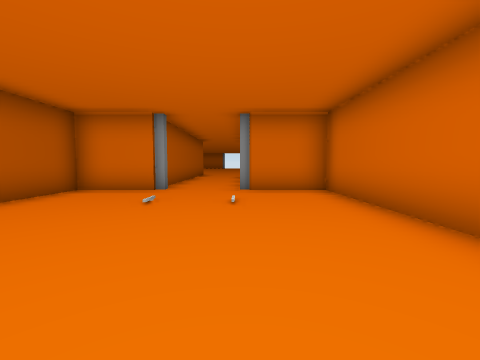
View 1 (above)

16 first-person views from a walk through a Unity game level. The camera is 1.4 m above the floor, tilts 4° down and sees 90° across. The floor is counted in squares, 2 m on a side. Each view is taken from the middle of a square. On the plan, view 1 faces up. The plan holds only what a view shows up to about 9 squares ahead; the rest is blank. The player is left out. Some surface patterns are stand-ins.

View 2
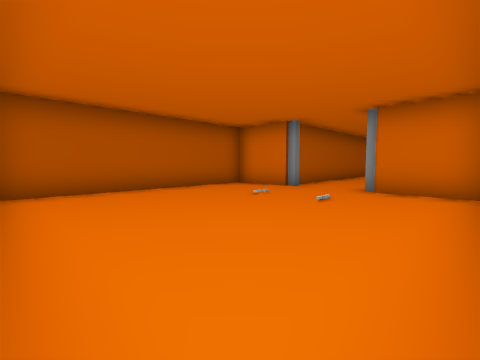

View 3
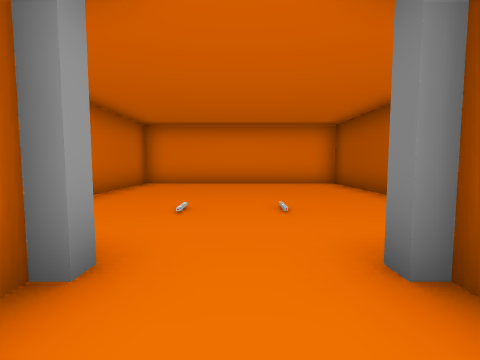

View 4
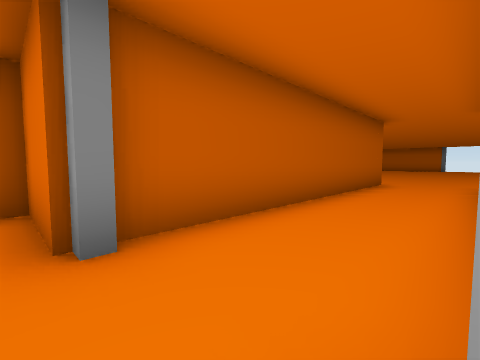

View 5
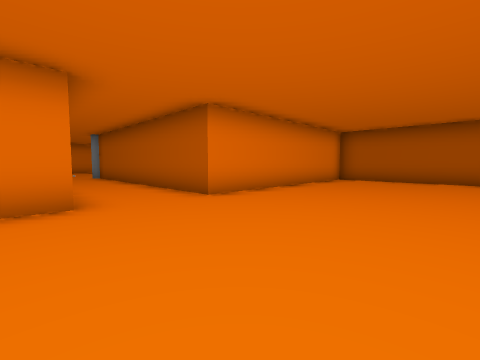

View 6
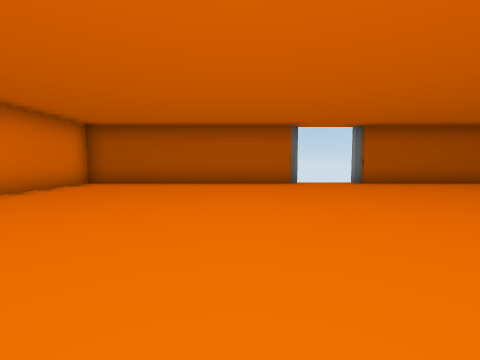

View 7
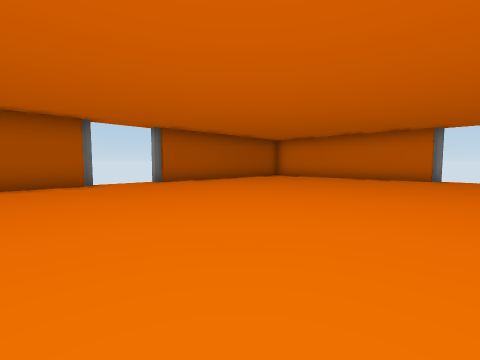

View 8
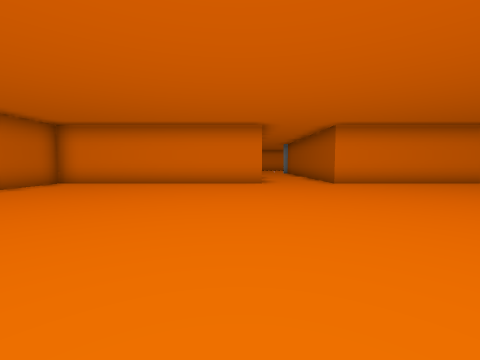

View 9
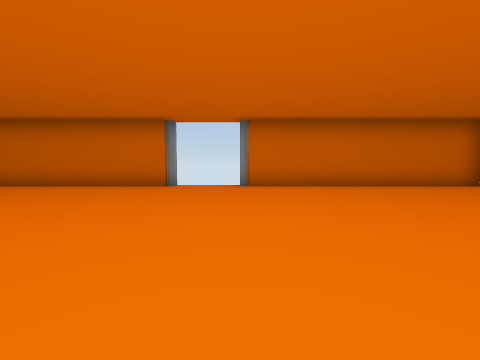

View 10
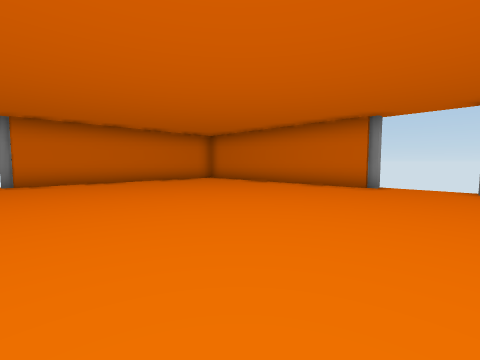

View 11
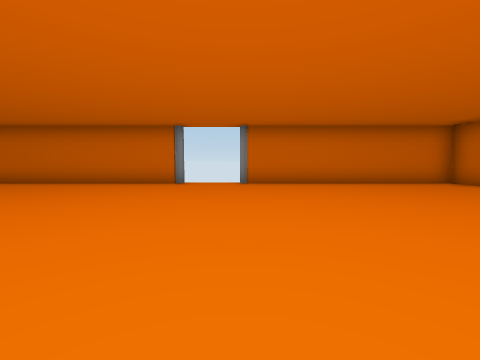

View 12
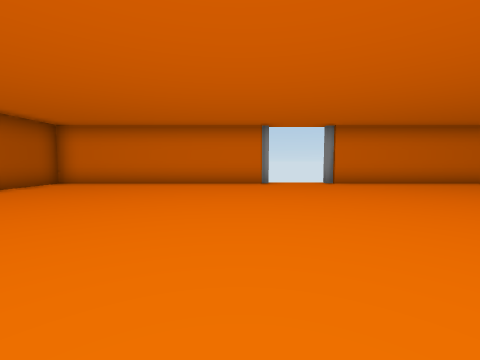

View 13
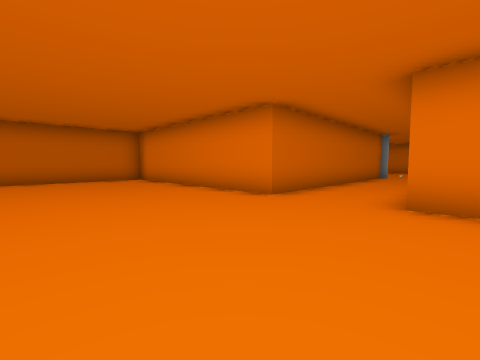

View 14
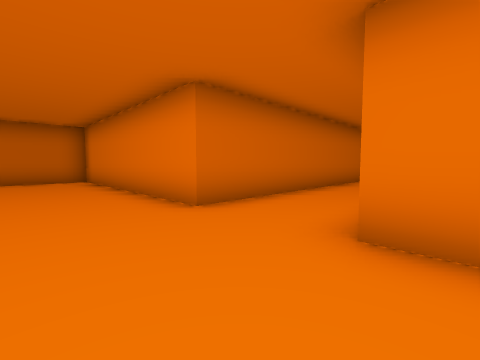

View 15
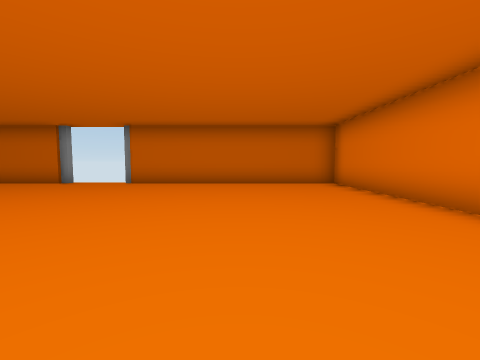

View 16
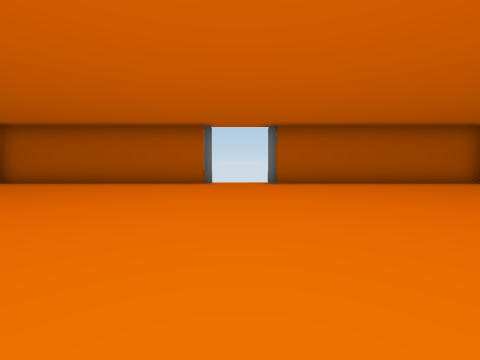

### Floor plan
Points are (right, up) in squares from view 1. A wall is a line through its corners. A room is listed if a view was taken in it or the views show most of it. See-through windows are left out.
Room 1 (views 1, 2, 4)
walls: (-1.9, 6.3) (-4.2, 6.3) (-4.2, -0.2) (2.3, -0.2) (2.3, 6.3) (0, 6.3); (0.2, 6.6) (0.2, 7.6)
ways out: opening at (-0.5, 6.5) to room 2
Room 2 (views 3, 5, 6, 7, 8, 9, 10, 11, 12, 13, 14, 15, 16)
walls: (-9.2, 22.1) (-9.2, 14.7) (-2.2, 14.7) (-2.2, 6.6); (7.2, 23.9) (7.2, 31.2) (0, 31.2); (-1.9, 31.2) (-9.2, 31.2) (-9.2, 24); (0.2, 7.6) (0.2, 14.7) (7.2, 14.7) (7.2, 22)
ways out: opening at (-0.5, 6.5) to room 1; gap at (-10, 22); gap at (-10, 24); gap at (-2, 32); gap at (0, 32); gap at (8, 22); gap at (8, 24)

Where each view was taken, in squares from view 1:
view 1: 0 up, 0 right, facing up
view 2: 0 up, 2 right, facing up-left
view 3: 8 up, 1 left, facing down
view 4: 6 up, 0 right, facing up-left
view 5: 19 up, 1 right, facing down-left
view 6: 20 up, 1 left, facing left
view 7: 20 up, 1 left, facing up-left
view 8: 23 up, 1 right, facing down
view 9: 22 up, 0 right, facing right
view 10: 22 up, 0 right, facing up-right
view 11: 23 up, 0 right, facing up
view 12: 23 up, 3 left, facing up
view 13: 19 up, 3 left, facing down-right
view 14: 17 up, 3 left, facing down-right
view 15: 18 up, 1 left, facing right
view 16: 23 up, 1 left, facing left
